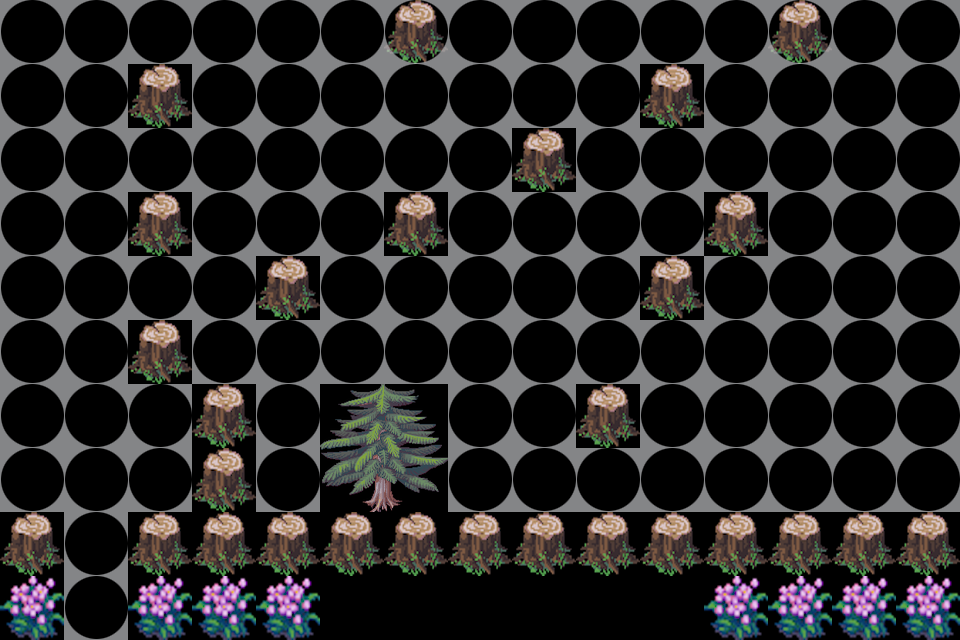

Tiled map render using the project's own tile images. Description and the map definition, with tile-layer contents summarised, below:
An orthogonal 15x10 tile map with 64x64 px tiles, 2 tile layers (layer, showLayer), 2 tilesets and 10 objects (wuqi1, wuqi2, wuqi3, wuqi4, wuqi5, ...).

<map version="1.0" orientation="orthogonal" renderorder="right-down" width="15" height="10" tilewidth="64" tileheight="64" nextobjectid="11">
 <tileset firstgid="1" name="map3" tilewidth="64" tileheight="64">
  <image source="map3.png" width="1024" height="1024" />
 </tileset>
 <tileset firstgid="257" name="show" tilewidth="64" tileheight="64">
  <image source="show.png" width="64" height="64" />
 </tileset>
 <layer name="layer" width="15" height="10">
  <data>[150 cells, 40 non-empty, 6 distinct tile ids]</data>
 </layer>
 <objectgroup name="object">
  <object id="1" name="wuqi1" x="352" y="576" width="32" height="16" />
  <object id="2" name="wuqi2" x="416" y="576" width="32" height="16" />
  <object id="3" name="wuqi3" x="480" y="576" width="32" height="16" />
  <object id="4" name="wuqi4" x="544" y="576" width="32" height="16" />
  <object id="5" name="wuqi5" x="608" y="576" width="32" height="16" />
  <object id="6" name="begin" x="91" y="604" width="14" height="12" />
  <object id="7" name="tag1" x="93" y="211" width="13" height="13" />
  <object id="8" name="tag2" x="413" y="211" width="13" height="13" />
  <object id="9" name="tag3" x="413" y="403" width="13" height="13" />
  <object id="10" name="end" x="925" y="403" width="13" height="13" />
 </objectgroup>
 <layer name="showLayer" width="15" height="10">
  <data>[150 cells, 106 non-empty, 1 distinct tile ids]</data>
 </layer>
</map>
